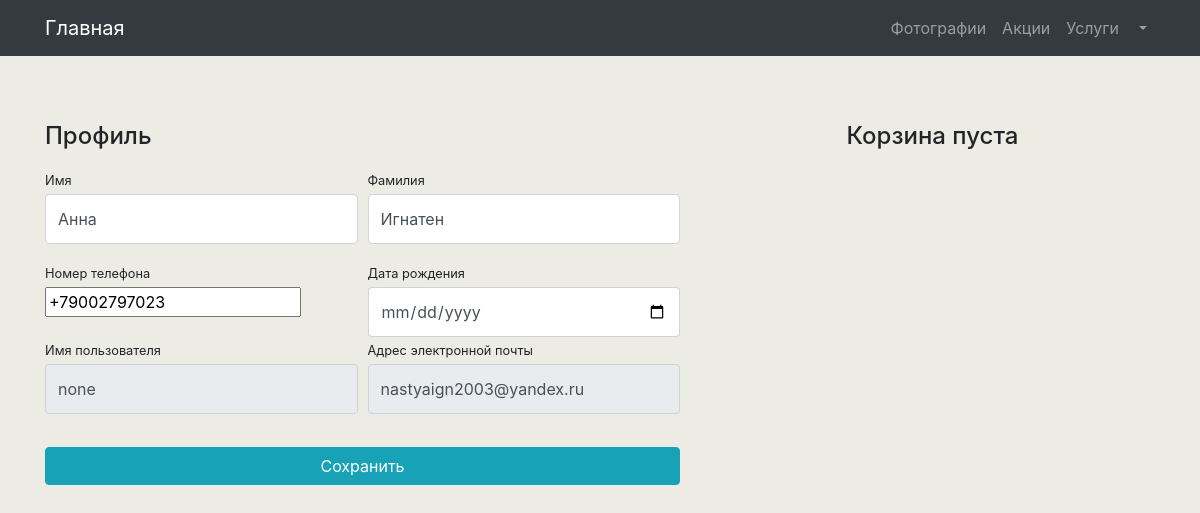
The page /users/profile/ (signed in) on the database its author committed.
### users/models.py (models this page shows)
class User(AbstractUser):
    birth_date = models.DateField(null=True, blank=True)
    phone_number = models.CharField(max_length=16, blank=False)

### users/views.py (the view)
# urls.py: path('profile/', profile, name='profile'),
@login_required
def profile(request):
    if request.method == 'POST':
        form = UserProfileForm(instance=request.user)
        if form.is_valid():
            form.save()
            return HttpResponseRedirect(reverse('users:profile'))
        else:
            print(form.errors)
    else:
        form = UserProfileForm(instance=request.user)
    context = {'title': 'Профиль',
               'form': form,
               'baskets': Basket.objects.filter(user=request.user),
              }
    return render(request, 'users/profile.html', context)

### users/forms.py
class UserProfileForm(UserChangeForm):
    first_name = forms.CharField(widget=forms.TextInput(attrs={
        'class': 'form-control py-4'}))
    last_name = forms.CharField(widget=forms.TextInput(attrs={
        'class': 'form-control py-4'}))
    phone_number = PhoneNumberField(widget=forms.TextInput(attrs={
        'class': 'form-control py-4'}))
    birth_date = forms.DateField(widget=forms.DateInput(attrs={
        'type': 'date', 'class': 'form-control py-4'}))
    username = forms.CharField(widget=forms.TextInput(attrs={
        'class': 'form-control py-4', 'readonly': True}))
    email = forms.CharField(widget=forms.EmailInput(attrs={
        'class': 'form-control py-4', 'readonly': True}))
    class Meta:
        model = User
        fields = ('first_name', 'last_name', 'phone_number', 'birth_date', 'username', 'email')

### users/templates/users/profile.html (shortened to what this page needs)
{% extends 'services/base.html'%}
{% load static %}
{% block css %}
    <link href="{% static 'vendor/css/profile.css' %}" rel="stylesheet">
{% endblock css %}
{% block content %}
    <div class="container">
        <div class="row" style="margin-top: 50px" >
            <div class="col-lg-7">
                <h4 class="mt-3 mb-3">Профиль</h4>
                <form action="{% url 'users:profile' %}" method="post">
                    <div class="form-row">
                        <div class="col-lg-6">
                            <div class="form-group">
                                <label class="small mb-1" for="{{form.first_name.id_for_label}}">Имя</label>
                                {{form.first_name}}
                            </div>
                        </div>
                        <div class="col-lg-6">
                            <div class="form-group">
                                <label class="small mb-1" for="{{ form.last_name.id_for_label}}">Фамилия</label>
                                {{ form.last_name}}
                            </div>
                        </div>
                    </div>
                    <div class="form-row">
                        <div class="col-lg-6">
                            <label class="small mb-1" for="{{ form.phone_number.id_for_label}}">Номер телефона</label>
                            {{ form.phone_number}}
                        </div>
                        <div class="col-lg-6">
                            <label class="small mb-1" for="{{ form.birth_date.id_for_label}}">Дата рождения</label>
                            {{ form.birth_date }}
                        </div>
                    </div>
                    <div class="form-row">
                        <div class="col-lg-6">
                            <label class="small mb-1" for="{{ form.username.id_for_label}}">Имя пользователя</label>
                            {{ form.username}}
                        </div>
                        <div class="col-lg-6">
                            <label class="small mb-1" for="{{ form.email.id_for_label}}">Адрес электронной
                                почты</label>
                            {{ form.email}}
                        </div>
                    </div>
                    <div class="form-row">
                        <div class="col-lg-12" style="margin-top: 33px;">
                            <input class="btn btn-info btn-block" type="submit" value="Сохранить">
                        </div>
                    </div>
                </form>
            </div>
            <div class="col-lg-5">
                {% include 'services/baskets.html' %}
            </div>
        </div>
    </div>
{% endblock %}

### services/templates/services/base.html (style rules this page uses)
body { background-color: #ecece4; }

### rows shown on the page
User: first_name "Анна", last_name "Игнатен", phone_number "+79002797023", username "none", email "nastyaign2003@yandex.ru"
